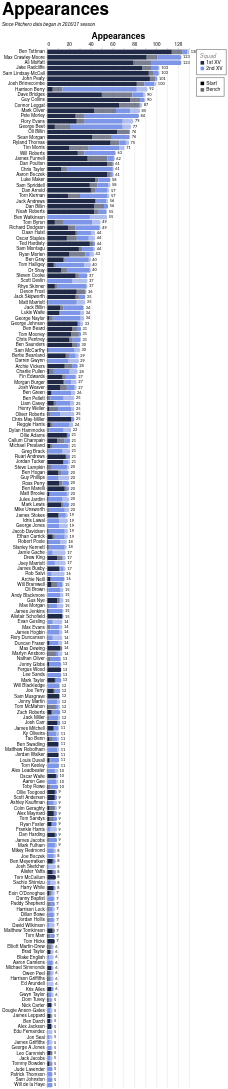

This figure's Vega-Lite source:
### Vega-Lite specification from a JSON file in a GitHub repository (floating-point values rounded to 4 significant figures; data arrays with more than 128 entries replaced by an {"elided": "..."} marker saying what was removed)
{"config": {"axis": {"labelFont": "PT Sans Narrow, Helvetica Neue, Helvetica, Arial, sans-serif", "titleFont": "PT Sans Narrow, Helvetica Neue, Helvetica, Arial, sans-serif", "labelFontSize": 13, "titleFontSize": 24, "gridColor": "#202947", "gridOpacity": 0.2, "zindex": 1}, "text": {"font": "Lato, sans-serif"}, "bar": {"cornerRadiusEnd": 5}, "header": {"labelFont": "PT Sans Narrow, Helvetica Neue, Helvetica, Arial, sans-serif", "titleFont": "PT Sans Narrow, Helvetica Neue, Helvetica, Arial, sans-serif", "labelFontSize": 24, "titleFontSize": 28, "labelFontWeight": "bold", "orient": "left"}, "legend": {"labelFont": "PT Sans Narrow, Helvetica Neue, Helvetica, Arial, sans-serif", "titleFont": "PT Sans Narrow, Helvetica Neue, Helvetica, Arial, sans-serif", "labelFontSize": 14, "titleFontSize": 16, "titlePadding": 5, "fillColor": "white", "strokeColor": "black", "padding": 10, "titleFontWeight": "lighter", "titleFontStyle": "italic", "titleColor": "gray", "offset": 10}, "title": {"font": "PT Sans Narrow, Helvetica Neue, Helvetica, Arial, sans-serif", "fontSize": 48, "fontWeight": "bold", "anchor": "start", "align": "center", "titlePadding": 20, "subtitlePadding": 10, "subtitleFontSize": 13, "subtitleColor": "", "subtitleFontStyle": "italic", "offset": 15, "color": "black"}, "axisX": {"labelAngle": 0}, "facet": {"title": null, "header": null, "align": {"row": "each", "column": "each"}, "spacing": 10}, "resolve": {"scale": {"y": "independent", "facet": "independent"}}, "background": "transparent", "scale": {"offsetBandPaddingOuter": 0.2, "offsetBandPaddingInner": 0.1}, "view": {"stroke": null, "background": "transparent"}}, "layer": [{"mark": {"type": "bar"}, "encoding": {"color": {"field": "squad", "legend": {"direction": "vertical", "labelExpr": "datum.value + ' XV'", "offset": 20, "orient": "right", "title": "Squad"}, "scale": {"domain": ["1st", "2nd"], "range": ["#202946", "#7d96e8"]}, "sort": ["1st", "2nd"], "type": "nominal"}, "opacity": {"field": "start", "legend": {"direction": "vertical", "offset": 20, "orient": "right", "title": null}, "scale": {"domain": ["Start", "Bench"], "range": [1.0, 0.6]}, "sort": ["Start", "Bench"], "type": "nominal"}, "order": {"field": "stack_order", "sort": "ascending", "type": "quantitative"}, "tooltip": [{"field": "player", "title": "Player", "type": "nominal"}, {"field": "squad", "title": "Squad", "type": "nominal"}, {"field": "start", "title": "Selection", "type": "nominal"}, {"aggregate": "sum", "field": "games", "title": "Games", "type": "quantitative"}, {"aggregate": "max", "field": "player_total", "title": "Total", "type": "quantitative"}], "x": {"aggregate": "sum", "axis": {"orient": "top", "title": "Appearances"}, "field": "games", "type": "quantitative"}, "y": {"field": "player", "sort": {"field": "player_total", "op": "max", "order": "descending"}, "title": null, "type": "nominal"}}}, {"mark": {"type": "text", "align": "left", "baseline": "middle", "color": "black", "dx": 4, "fontSize": 11}, "encoding": {"text": {"field": "total_games", "format": ".0f", "type": "quantitative"}, "x": {"axis": {"orient": "top", "title": "Appearances"}, "field": "total_games", "type": "quantitative"}, "y": {"field": "player", "sort": {"field": "player_total", "op": "max", "order": "descending"}, "title": null, "type": "nominal"}}, "transform": [{"aggregate": [{"op": "sum", "field": "games", "as": "total_games"}, {"op": "max", "field": "player_total", "as": "player_total"}], "groupby": ["player"]}]}], "data": {"name": "data-1b107928e52046009a7862a05d2f15f8"}, "height": {"step": 15}, "params": [{"name": "seasonParam", "value": []}, {"name": "gameTypesParam", "value": []}, {"name": "squadParam", "value": "All"}, {"name": "positionsParam", "value": []}, {"name": "minAppsParam", "value": 5}], "title": {"text": "Appearances", "subtitle": "Since Pitchero data began in 2016/17 season"}, "transform": [{"filter": "length(seasonParam) === 0 || indexof(seasonParam, datum.season) >= 0"}, {"filter": "length(gameTypesParam) === 0 || indexof(gameTypesParam, datum.game_type) >= 0"}, {"filter": "squadParam === \"All\" || datum.squad === squadParam"}, {"filter": "length(positionsParam) === 0 || indexof(positionsParam, datum.position) >= 0"}, {"joinaggregate": [{"op": "sum", "field": "games", "as": "player_total"}], "groupby": ["player"]}, {"filter": "datum.player_total >= minAppsParam"}], "width": 400, "$schema": "https://vega.github.io/schema/vega-lite/v5.20.1.json", "datasets": {"data-1b107928e52046009a7862a05d2f15f8": {"elided": "2423 records"}}}
